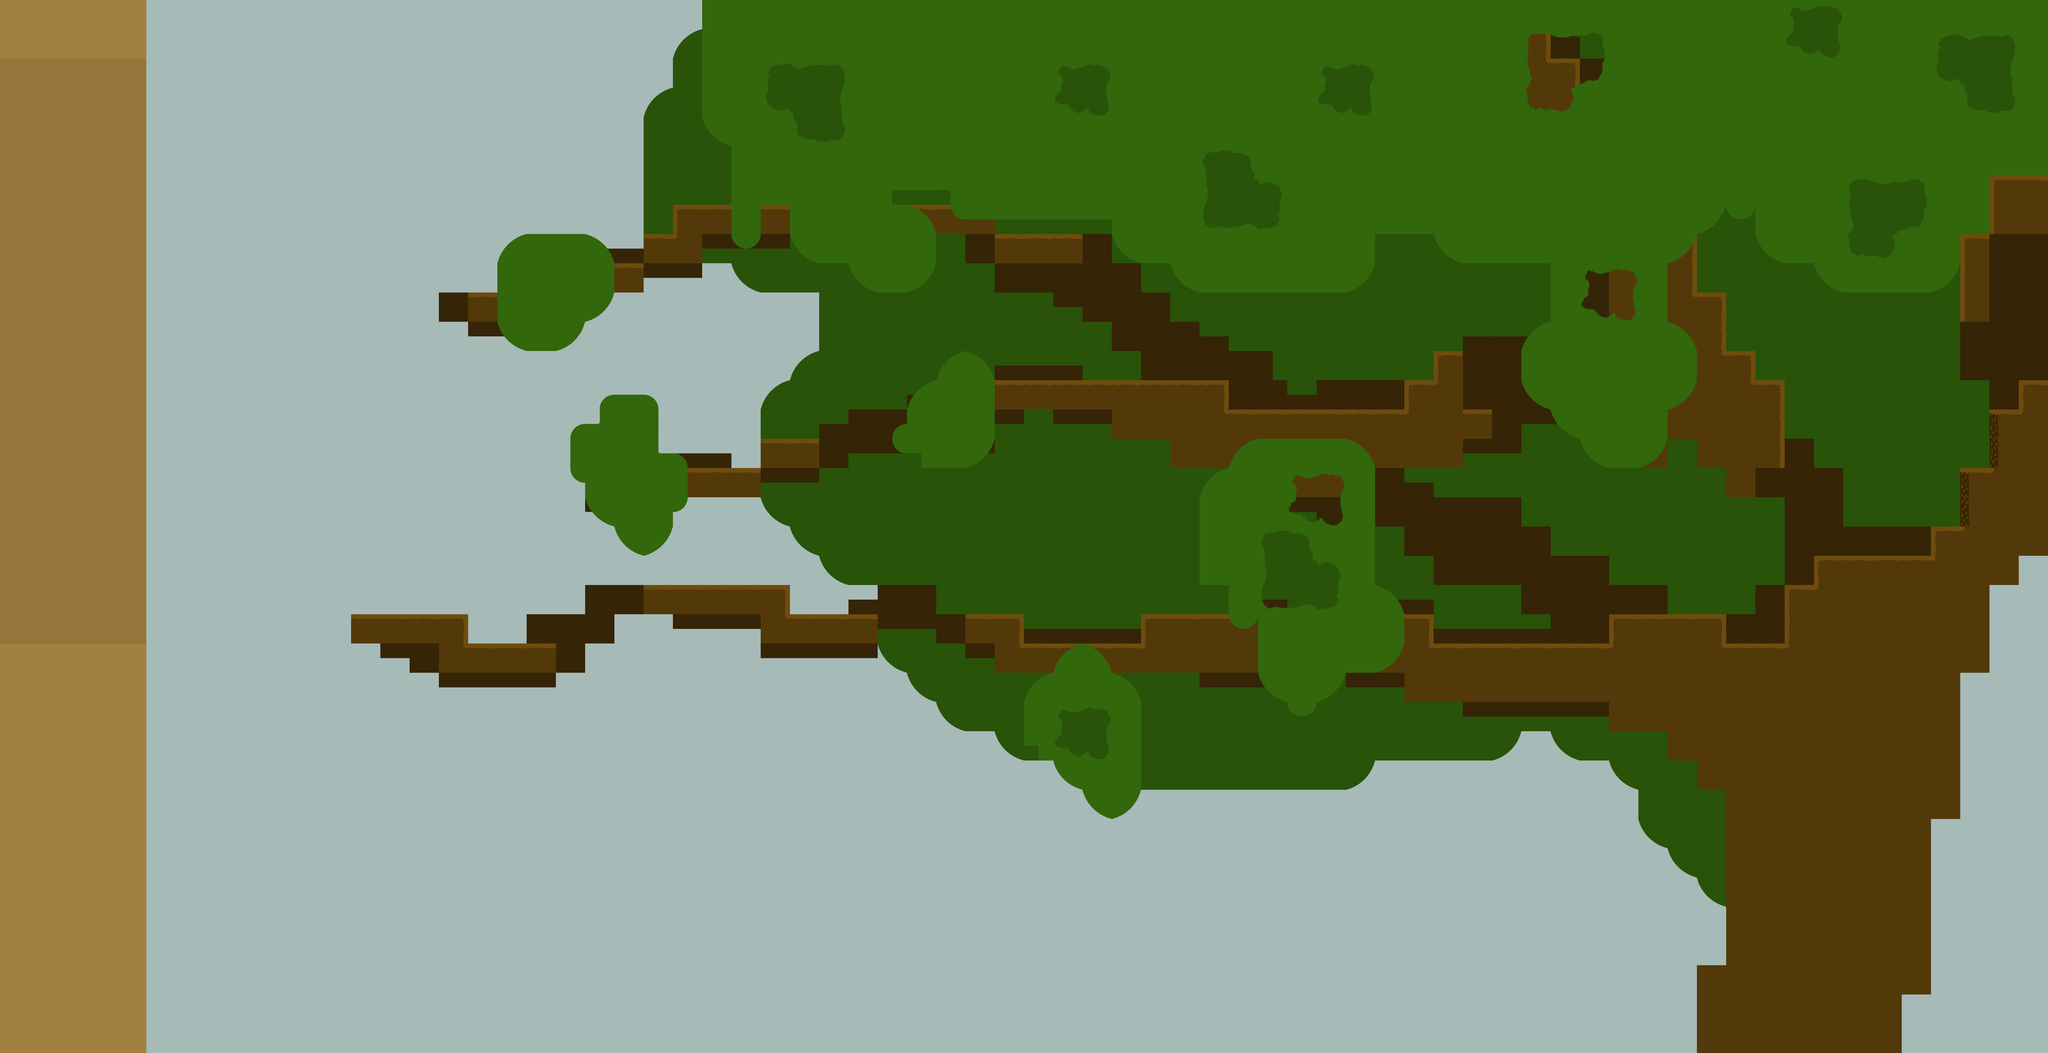

Tiled map render using the project's own tile images. Description and the map definition, with tile-layer contents summarised, below:
An orthogonal 70x36 tile map with 128x128 px tiles, 6 tile layers (fonds, branches, mur, tronc, ...) and 2 objects.

<map version="1.9" tiledversion="1.9.2" orientation="orthogonal" renderorder="right-down" width="70" height="36" tilewidth="128" tileheight="128" infinite="0" nextlayerid="11" nextobjectid="69">
 <editorsettings>
  <export target="../../../assets/maps/carteTiledNiveau1.json" format="json" />
 </editorsettings>
 <tileset firstgid="1" name="tileset" tilewidth="128" tileheight="128" tilecount="100" columns="10">
  <image source="tileset.png" width="1280" height="1280" />
  <tile id="0">
   <properties>
    <property name="estSolide" type="bool" value="true" />
   </properties>
  </tile>
  <tile id="1">
   <properties>
    <property name="estSolide" type="bool" value="true" />
   </properties>
  </tile>
  <tile id="2">
   <properties>
    <property name="estSolide" type="bool" value="true" />
   </properties>
  </tile>
  <tile id="3">
   <properties>
    <property name="estSolide" type="bool" value="true" />
   </properties>
  </tile>
  <tile id="4">
   <properties>
    <property name="estSolide" type="bool" value="false" />
   </properties>
  </tile>
  <tile id="5">
   <properties>
    <property name="estSolide" type="bool" value="false" />
   </properties>
  </tile>
  <tile id="6">
   <properties>
    <property name="estSolide" type="bool" value="false" />
   </properties>
  </tile>
  <tile id="7">
   <properties>
    <property name="estSolide" type="bool" value="false" />
   </properties>
  </tile>
  <tile id="8">
   <properties>
    <property name="estSolide" type="bool" value="true" />
   </properties>
  </tile>
  <tile id="9">
   <properties>
    <property name="estSolide" type="bool" value="false" />
   </properties>
  </tile>
  <tile id="10">
   <properties>
    <property name="estSolide" type="bool" value="false" />
   </properties>
  </tile>
  <tile id="11">
   <properties>
    <property name="estSolide" type="bool" value="false" />
   </properties>
  </tile>
  <tile id="12">
   <properties>
    <property name="estSolide" type="bool" value="false" />
   </properties>
  </tile>
  <tile id="13">
   <properties>
    <property name="estSolide" type="bool" value="false" />
   </properties>
  </tile>
  <tile id="14">
   <properties>
    <property name="estSolide" type="bool" value="false" />
   </properties>
  </tile>
  <tile id="15">
   <properties>
    <property name="estSolide" type="bool" value="false" />
   </properties>
  </tile>
  <tile id="16">
   <properties>
    <property name="estSolide" type="bool" value="false" />
   </properties>
  </tile>
  <tile id="17">
   <properties>
    <property name="estSolide" type="bool" value="false" />
   </properties>
  </tile>
  <tile id="18">
   <properties>
    <property name="estSolide" type="bool" value="false" />
   </properties>
  </tile>
  <tile id="19">
   <properties>
    <property name="estSolide" type="bool" value="false" />
   </properties>
  </tile>
  <tile id="20">
   <properties>
    <property name="estSolide" type="bool" value="false" />
   </properties>
  </tile>
  <tile id="21">
   <properties>
    <property name="estSolide" type="bool" value="false" />
   </properties>
  </tile>
  <tile id="22">
   <properties>
    <property name="estSolide" type="bool" value="false" />
   </properties>
  </tile>
  <tile id="23">
   <properties>
    <property name="estSolide" type="bool" value="false" />
   </properties>
  </tile>
  <tile id="24">
   <properties>
    <property name="estSolide" type="bool" value="false" />
   </properties>
  </tile>
  <tile id="25">
   <properties>
    <property name="estSolide" type="bool" value="false" />
   </properties>
  </tile>
  <tile id="26">
   <properties>
    <property name="estSolide" type="bool" value="false" />
   </properties>
  </tile>
  <tile id="27">
   <properties>
    <property name="estSolide" type="bool" value="false" />
   </properties>
  </tile>
  <tile id="28">
   <properties>
    <property name="estSolide" type="bool" value="false" />
   </properties>
  </tile>
  <tile id="29">
   <properties>
    <property name="estSolide" type="bool" value="false" />
   </properties>
  </tile>
  <tile id="30">
   <properties>
    <property name="estSolide" type="bool" value="false" />
   </properties>
  </tile>
  <tile id="31">
   <properties>
    <property name="estSolide" type="bool" value="false" />
   </properties>
  </tile>
  <tile id="32">
   <properties>
    <property name="estSolide" type="bool" value="false" />
   </properties>
  </tile>
  <tile id="33">
   <properties>
    <property name="estSolide" type="bool" value="false" />
   </properties>
  </tile>
  <tile id="34">
   <properties>
    <property name="estSolide" type="bool" value="false" />
   </properties>
  </tile>
  <tile id="35">
   <properties>
    <property name="estSolide" type="bool" value="false" />
   </properties>
  </tile>
  <tile id="36">
   <properties>
    <property name="estSolide" type="bool" value="false" />
   </properties>
  </tile>
  <tile id="37">
   <properties>
    <property name="estSolide" type="bool" value="false" />
   </properties>
  </tile>
  <tile id="38">
   <properties>
    <property name="estSolide" type="bool" value="false" />
   </properties>
  </tile>
  <tile id="39">
   <properties>
    <property name="estSolide" type="bool" value="false" />
   </properties>
  </tile>
  <tile id="40">
   <properties>
    <property name="estSolide" type="bool" value="false" />
   </properties>
  </tile>
  <tile id="41">
   <properties>
    <property name="estSolide" type="bool" value="false" />
   </properties>
  </tile>
  <tile id="42">
   <properties>
    <property name="estSolide" type="bool" value="false" />
   </properties>
  </tile>
  <tile id="43">
   <properties>
    <property name="estSolide" type="bool" value="false" />
   </properties>
  </tile>
  <tile id="44">
   <properties>
    <property name="estSolide" type="bool" value="false" />
   </properties>
  </tile>
  <tile id="45">
   <properties>
    <property name="estSolide" type="bool" value="false" />
   </properties>
  </tile>
  <tile id="46">
   <properties>
    <property name="estSolide" type="bool" value="false" />
   </properties>
  </tile>
  <tile id="47">
   <properties>
    <property name="estSolide" type="bool" value="false" />
   </properties>
  </tile>
  <tile id="48">
   <properties>
    <property name="estSolide" type="bool" value="false" />
   </properties>
  </tile>
  <tile id="49">
   <properties>
    <property name="estSolide" type="bool" value="false" />
   </properties>
  </tile>
  <tile id="50">
   <properties>
    <property name="estSolide" type="bool" value="false" />
   </properties>
  </tile>
  <tile id="51">
   <properties>
    <property name="estSolide" type="bool" value="false" />
   </properties>
  </tile>
  <tile id="52">
   <properties>
    <property name="estSolide" type="bool" value="false" />
   </properties>
  </tile>
  <tile id="53">
   <properties>
    <property name="estSolide" type="bool" value="false" />
   </properties>
  </tile>
  <tile id="54">
   <properties>
    <property name="estSolide" type="bool" value="false" />
   </properties>
  </tile>
  <tile id="55">
   <properties>
    <property name="estSolide" type="bool" value="false" />
   </properties>
  </tile>
  <tile id="56">
   <properties>
    <property name="estSolide" type="bool" value="false" />
   </properties>
  </tile>
  <tile id="57">
   <properties>
    <property name="estSolide" type="bool" value="false" />
   </properties>
  </tile>
  <tile id="58">
   <properties>
    <property name="estSolide" type="bool" value="false" />
   </properties>
  </tile>
  <tile id="59">
   <properties>
    <property name="estSolide" type="bool" value="false" />
   </properties>
  </tile>
  <tile id="60">
   <properties>
    <property name="estSolide" type="bool" value="false" />
   </properties>
  </tile>
  <tile id="61">
   <properties>
    <property name="estSolide" type="bool" value="false" />
   </properties>
  </tile>
  <tile id="62">
   <properties>
    <property name="estSolide" type="bool" value="false" />
   </properties>
  </tile>
  <tile id="63">
   <properties>
    <property name="estSolide" type="bool" value="false" />
   </properties>
  </tile>
  <tile id="64">
   <properties>
    <property name="estSolide" type="bool" value="false" />
   </properties>
  </tile>
  <tile id="65">
   <properties>
    <property name="estSolide" type="bool" value="false" />
   </properties>
  </tile>
  <tile id="66">
   <properties>
    <property name="estSolide" type="bool" value="false" />
   </properties>
  </tile>
  <tile id="67">
   <properties>
    <property name="estSolide" type="bool" value="false" />
   </properties>
  </tile>
  <tile id="68">
   <properties>
    <property name="estSolide" type="bool" value="false" />
   </properties>
  </tile>
  <tile id="69">
   <properties>
    <property name="estSolide" type="bool" value="false" />
   </properties>
  </tile>
  <tile id="70">
   <properties>
    <property name="estSolide" type="bool" value="false" />
   </properties>
  </tile>
  <tile id="71">
   <properties>
    <property name="estSolide" type="bool" value="false" />
   </properties>
  </tile>
  <tile id="72">
   <properties>
    <property name="estSolide" type="bool" value="false" />
   </properties>
  </tile>
  <tile id="73">
   <properties>
    <property name="estSolide" type="bool" value="false" />
   </properties>
  </tile>
  <tile id="74">
   <properties>
    <property name="estSolide" type="bool" value="false" />
   </properties>
  </tile>
  <tile id="75">
   <properties>
    <property name="estSolide" type="bool" value="false" />
   </properties>
  </tile>
  <tile id="76">
   <properties>
    <property name="estSolide" type="bool" value="false" />
   </properties>
  </tile>
  <tile id="77">
   <properties>
    <property name="estSolide" type="bool" value="false" />
   </properties>
  </tile>
  <tile id="78">
   <properties>
    <property name="estSolide" type="bool" value="false" />
   </properties>
  </tile>
  <tile id="79">
   <properties>
    <property name="estSolide" type="bool" value="false" />
   </properties>
  </tile>
  <tile id="80">
   <properties>
    <property name="estSolide" type="bool" value="false" />
   </properties>
  </tile>
  <tile id="81">
   <properties>
    <property name="estSolide" type="bool" value="false" />
   </properties>
  </tile>
  <tile id="82">
   <properties>
    <property name="estSolide" type="bool" value="false" />
   </properties>
  </tile>
  <tile id="83">
   <properties>
    <property name="estSolide" type="bool" value="false" />
   </properties>
  </tile>
  <tile id="84">
   <properties>
    <property name="estSolide" type="bool" value="false" />
   </properties>
  </tile>
  <tile id="85">
   <properties>
    <property name="estSolide" type="bool" value="false" />
   </properties>
  </tile>
  <tile id="86">
   <properties>
    <property name="estSolide" type="bool" value="false" />
   </properties>
  </tile>
  <tile id="87">
   <properties>
    <property name="estSolide" type="bool" value="false" />
   </properties>
  </tile>
  <tile id="88">
   <properties>
    <property name="estSolide" type="bool" value="false" />
   </properties>
  </tile>
  <tile id="89">
   <properties>
    <property name="estSolide" type="bool" value="false" />
   </properties>
  </tile>
  <tile id="90">
   <properties>
    <property name="estSolide" type="bool" value="false" />
   </properties>
  </tile>
  <tile id="91">
   <properties>
    <property name="estSolide" type="bool" value="false" />
   </properties>
  </tile>
  <tile id="92">
   <properties>
    <property name="estSolide" type="bool" value="false" />
   </properties>
  </tile>
  <tile id="93">
   <properties>
    <property name="estSolide" type="bool" value="false" />
   </properties>
  </tile>
  <tile id="94">
   <properties>
    <property name="estSolide" type="bool" value="false" />
   </properties>
  </tile>
  <tile id="95">
   <properties>
    <property name="estSolide" type="bool" value="false" />
   </properties>
  </tile>
  <tile id="96">
   <properties>
    <property name="estSolide" type="bool" value="false" />
   </properties>
  </tile>
  <tile id="97">
   <properties>
    <property name="estSolide" type="bool" value="false" />
   </properties>
  </tile>
  <tile id="98">
   <properties>
    <property name="estSolide" type="bool" value="false" />
   </properties>
  </tile>
  <tile id="99">
   <properties>
    <property name="estSolide" type="bool" value="false" />
   </properties>
  </tile>
 </tileset>
 <layer id="1" name="fonds" width="70" height="36">
  <data>[2520 cells, 2520 non-empty, 3 distinct tile ids]</data>
 </layer>
 <layer id="6" name="branches" width="70" height="36">
  <data>[2520 cells, 246 non-empty, 3 distinct tile ids]</data>
 </layer>
 <layer id="2" name="mur" width="70" height="36">
  <data>[2520 cells, 450 non-empty, 2 distinct tile ids]</data>
 </layer>
 <layer id="9" name="tronc" width="70" height="36">
  <data>[2520 cells, 4 non-empty, 1 distinct tile ids]</data>
 </layer>
 <layer id="10" name="decoMur" width="70" height="36">
  <data>[2520 cells, 125 non-empty, 3 distinct tile ids]</data>
 </layer>
 <objectgroup id="4" name="sortie">
  <object id="66" x="8933.33" y="1024" width="26.6667" height="638.667" />
 </objectgroup>
 <objectgroup id="5" name="vide">
  <object id="5" x="-1.5" y="4592.5" width="8960" height="16" />
 </objectgroup>
 <layer id="8" name="premierPlan" width="70" height="36">
  <data>[2520 cells, 559 non-empty, 18 distinct tile ids]</data>
 </layer>
</map>
